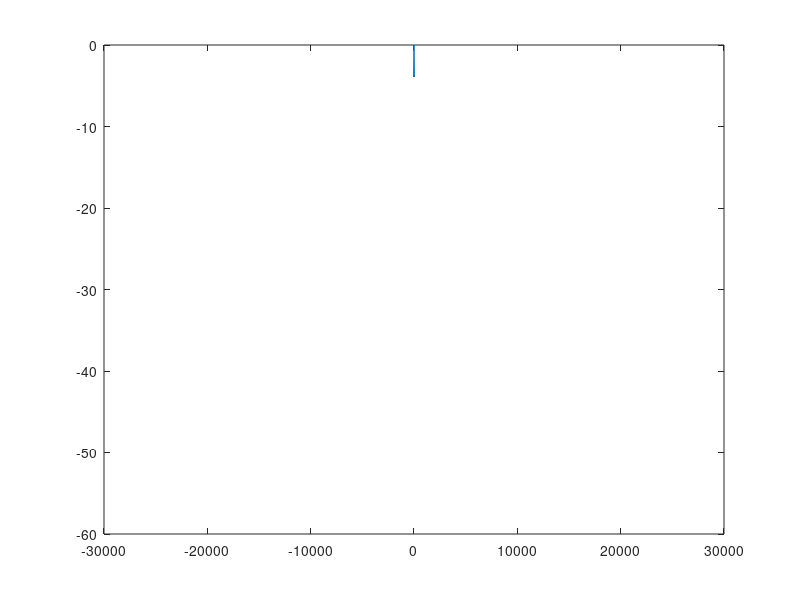

Write MATLAB code to recreate this figure.
winsize = 1024;
fc = 44100;
sinc = 1/fc;

binsize = fc/winsize;

winsizequarti = winsize/4;

f = zeros(1, winsize);

Ffreq = [-fc/2:binsize:(fc/2)-1];

f(winsizequarti+1 : 3*winsizequarti) = 1;

F = fft(f);

FF = fftshift(F);

dbFF = 20*log10(2*abs(FF)/winsize);

plot (Ffreq, dbFF)
